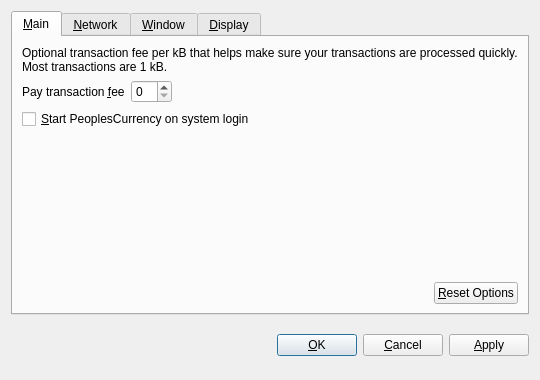
<?xml version="1.0" encoding="UTF-8"?>
<ui version="4.0">
 <class>OptionsDialog</class>
 <widget class="QDialog" name="OptionsDialog">
  <property name="geometry">
   <rect>
    <x>0</x>
    <y>0</y>
    <width>540</width>
    <height>380</height>
   </rect>
  </property>
  <property name="windowTitle">
   <string>Options</string>
  </property>
  <property name="modal">
   <bool>true</bool>
  </property>
  <layout class="QVBoxLayout" name="verticalLayout">
   <item>
    <widget class="QTabWidget" name="tabWidget">
     <property name="tabPosition">
      <enum>QTabWidget::North</enum>
     </property>
     <property name="currentIndex">
      <number>0</number>
     </property>
     <widget class="QWidget" name="tabMain">
      <attribute name="title">
       <string>&amp;Main</string>
      </attribute>
      <layout class="QVBoxLayout" name="verticalLayout_Main">
       <item>
        <widget class="QLabel" name="transactionFeeInfoLabel">
         <property name="text">
          <string>Optional transaction fee per kB that helps make sure your transactions are processed quickly. Most transactions are 1 kB.</string>
         </property>
         <property name="textFormat">
          <enum>Qt::PlainText</enum>
         </property>
         <property name="wordWrap">
          <bool>true</bool>
         </property>
        </widget>
       </item>
       <item>
        <layout class="QHBoxLayout" name="horizontalLayout_1_Main">
         <item>
          <widget class="QLabel" name="transactionFeeLabel">
           <property name="text">
            <string>Pay transaction &amp;fee</string>
           </property>
           <property name="textFormat">
            <enum>Qt::PlainText</enum>
           </property>
           <property name="buddy">
            <cstring>transactionFee</cstring>
           </property>
          </widget>
         </item>
         <item>
          <widget class="BitcoinAmountField" name="transactionFee"/>
         </item>
         <item>
          <spacer name="horizontalSpacer_1_Main">
           <property name="orientation">
            <enum>Qt::Horizontal</enum>
           </property>
           <property name="sizeHint" stdset="0">
            <size>
             <width>40</width>
             <height>20</height>
            </size>
           </property>
          </spacer>
         </item>
        </layout>
       </item>
       <item>
        <widget class="QCheckBox" name="bitcoinAtStartup">
         <property name="toolTip">
          <string>Automatically start PeoplesCurrency after logging in to the system.</string>
         </property>
         <property name="text">
          <string>&amp;Start PeoplesCurrency on system login</string>
         </property>
        </widget>
       </item>
       <item>
        <spacer name="verticalSpacer_Main">
         <property name="orientation">
          <enum>Qt::Vertical</enum>
         </property>
         <property name="sizeHint" stdset="0">
          <size>
           <width>20</width>
           <height>40</height>
          </size>
         </property>
        </spacer>
       </item>
       <item>
        <layout class="QHBoxLayout" name="horizontalLayout_2_Main">
         <item>
          <spacer name="horizontalSpacer_2_Main">
           <property name="orientation">
            <enum>Qt::Horizontal</enum>
           </property>
           <property name="sizeHint" stdset="0">
            <size>
             <width>40</width>
             <height>20</height>
            </size>
           </property>
          </spacer>
         </item>
         <item>
          <widget class="QPushButton" name="resetButton">
           <property name="toolTip">
            <string>Reset all client options to default.</string>
           </property>
           <property name="text">
            <string>&amp;Reset Options</string>
           </property>
           <property name="autoDefault">
            <bool>false</bool>
           </property>
          </widget>
         </item>
        </layout>
       </item>
      </layout>
     </widget>
     <widget class="QWidget" name="tabNetwork">
      <attribute name="title">
       <string>&amp;Network</string>
      </attribute>
      <layout class="QVBoxLayout" name="verticalLayout_Network">
       <item>
        <widget class="QCheckBox" name="mapPortUpnp">
         <property name="toolTip">
          <string>Automatically open the PeoplesCurrency client port on the router. This only works when your router supports UPnP and it is enabled.</string>
         </property>
         <property name="text">
          <string>Map port using &amp;UPnP</string>
         </property>
        </widget>
       </item>
       <item>
        <widget class="QCheckBox" name="connectSocks">
         <property name="toolTip">
          <string>Connect to the PeoplesCurrency network through a SOCKS proxy (e.g. when connecting through Tor).</string>
         </property>
         <property name="text">
          <string>&amp;Connect through SOCKS proxy:</string>
         </property>
        </widget>
       </item>
       <item>
        <layout class="QHBoxLayout" name="horizontalLayout_Network">
         <item>
          <widget class="QLabel" name="proxyIpLabel">
           <property name="text">
            <string>Proxy &amp;IP:</string>
           </property>
           <property name="textFormat">
            <enum>Qt::PlainText</enum>
           </property>
           <property name="buddy">
            <cstring>proxyIp</cstring>
           </property>
          </widget>
         </item>
         <item>
          <widget class="QValidatedLineEdit" name="proxyIp">
           <property name="maximumSize">
            <size>
             <width>140</width>
             <height>16777215</height>
            </size>
           </property>
           <property name="toolTip">
            <string>IP address of the proxy (e.g. 127.0.0.1)</string>
           </property>
          </widget>
         </item>
         <item>
          <widget class="QLabel" name="proxyPortLabel">
           <property name="text">
            <string>&amp;Port:</string>
           </property>
           <property name="textFormat">
            <enum>Qt::PlainText</enum>
           </property>
           <property name="buddy">
            <cstring>proxyPort</cstring>
           </property>
          </widget>
         </item>
         <item>
          <widget class="QLineEdit" name="proxyPort">
           <property name="maximumSize">
            <size>
             <width>55</width>
             <height>16777215</height>
            </size>
           </property>
           <property name="toolTip">
            <string>Port of the proxy (e.g. 9050)</string>
           </property>
          </widget>
         </item>
         <item>
          <widget class="QLabel" name="socksVersionLabel">
           <property name="text">
            <string>SOCKS &amp;Version:</string>
           </property>
           <property name="textFormat">
            <enum>Qt::PlainText</enum>
           </property>
           <property name="buddy">
            <cstring>socksVersion</cstring>
           </property>
          </widget>
         </item>
         <item>
          <widget class="QValueComboBox" name="socksVersion">
           <property name="toolTip">
            <string>SOCKS version of the proxy (e.g. 5)</string>
           </property>
          </widget>
         </item>
         <item>
          <spacer name="horizontalSpacer_Network">
           <property name="orientation">
            <enum>Qt::Horizontal</enum>
           </property>
           <property name="sizeHint" stdset="0">
            <size>
             <width>40</width>
             <height>20</height>
            </size>
           </property>
          </spacer>
         </item>
        </layout>
       </item>
       <item>
        <spacer name="verticalSpacer_Network">
         <property name="orientation">
          <enum>Qt::Vertical</enum>
         </property>
         <property name="sizeHint" stdset="0">
          <size>
           <width>20</width>
           <height>40</height>
          </size>
         </property>
        </spacer>
       </item>
      </layout>
     </widget>
     <widget class="QWidget" name="tabWindow">
      <attribute name="title">
       <string>&amp;Window</string>
      </attribute>
      <layout class="QVBoxLayout" name="verticalLayout_Window">
       <item>
        <widget class="QCheckBox" name="minimizeToTray">
         <property name="toolTip">
          <string>Show only a tray icon after minimizing the window.</string>
         </property>
         <property name="text">
          <string>&amp;Minimize to the tray instead of the taskbar</string>
         </property>
        </widget>
       </item>
       <item>
        <widget class="QCheckBox" name="minimizeOnClose">
         <property name="toolTip">
          <string>Minimize instead of exit the application when the window is closed. When this option is enabled, the application will be closed only after selecting Quit in the menu.</string>
         </property>
         <property name="text">
          <string>M&amp;inimize on close</string>
         </property>
        </widget>
       </item>
       <item>
        <spacer name="verticalSpacer_Window">
         <property name="orientation">
          <enum>Qt::Vertical</enum>
         </property>
         <property name="sizeHint" stdset="0">
          <size>
           <width>20</width>
           <height>40</height>
          </size>
         </property>
        </spacer>
       </item>
      </layout>
     </widget>
     <widget class="QWidget" name="tabDisplay">
      <attribute name="title">
       <string>&amp;Display</string>
      </attribute>
      <layout class="QVBoxLayout" name="verticalLayout_Display">
       <item>
        <layout class="QHBoxLayout" name="horizontalLayout_1_Display">
         <item>
          <widget class="QLabel" name="langLabel">
           <property name="text">
            <string>User Interface &amp;language:</string>
           </property>
           <property name="textFormat">
            <enum>Qt::PlainText</enum>
           </property>
           <property name="buddy">
            <cstring>lang</cstring>
           </property>
          </widget>
         </item>
         <item>
          <widget class="QValueComboBox" name="lang">
           <property name="toolTip">
            <string>The user interface language can be set here. This setting will take effect after restarting PeoplesCurrency.</string>
           </property>
          </widget>
         </item>
        </layout>
       </item>
       <item>
        <layout class="QHBoxLayout" name="horizontalLayout_2_Display">
         <item>
          <widget class="QLabel" name="unitLabel">
           <property name="text">
            <string>&amp;Unit to show amounts in:</string>
           </property>
           <property name="textFormat">
            <enum>Qt::PlainText</enum>
           </property>
           <property name="buddy">
            <cstring>unit</cstring>
           </property>
          </widget>
         </item>
         <item>
          <widget class="QValueComboBox" name="unit">
           <property name="toolTip">
            <string>Choose the default subdivision unit to show in the interface and when sending coins.</string>
           </property>
          </widget>
         </item>
        </layout>
       </item>
       <item>
        <widget class="QCheckBox" name="displayAddresses">
         <property name="toolTip">
          <string>Whether to show PeoplesCurrency addresses in the transaction list or not.</string>
         </property>
         <property name="text">
          <string>&amp;Display addresses in transaction list</string>
         </property>
        </widget>
       </item>
       <item>
        <widget class="QCheckBox" name="coinControlFeatures">
         <property name="toolTip">
          <string>Whether to show coin control features or not.</string>
         </property>
         <property name="text">
          <string>Display coin &amp;control features (experts only!)</string>
         </property>
        </widget>
       </item>
       <item>
        <spacer name="verticalSpacer_Display">
         <property name="orientation">
          <enum>Qt::Vertical</enum>
         </property>
         <property name="sizeHint" stdset="0">
          <size>
           <width>20</width>
           <height>40</height>
          </size>
         </property>
        </spacer>
       </item>
      </layout>
     </widget>
    </widget>
   </item>
   <item>
    <layout class="QHBoxLayout" name="horizontalLayout_Buttons">
     <item>
      <spacer name="horizontalSpacer_1">
       <property name="orientation">
        <enum>Qt::Horizontal</enum>
       </property>
       <property name="sizeHint" stdset="0">
        <size>
         <width>40</width>
         <height>48</height>
        </size>
       </property>
      </spacer>
     </item>
     <item>
      <widget class="QLabel" name="statusLabel">
       <property name="font">
        <font>
         <weight>75</weight>
         <bold>true</bold>
        </font>
       </property>
       <property name="text">
        <string/>
       </property>
       <property name="textFormat">
        <enum>Qt::PlainText</enum>
       </property>
       <property name="wordWrap">
        <bool>true</bool>
       </property>
      </widget>
     </item>
     <item>
      <spacer name="horizontalSpacer_2">
       <property name="orientation">
        <enum>Qt::Horizontal</enum>
       </property>
       <property name="sizeHint" stdset="0">
        <size>
         <width>40</width>
         <height>48</height>
        </size>
       </property>
      </spacer>
     </item>
     <item>
      <widget class="QPushButton" name="okButton">
       <property name="text">
        <string>&amp;OK</string>
       </property>
      </widget>
     </item>
     <item>
      <widget class="QPushButton" name="cancelButton">
       <property name="text">
        <string>&amp;Cancel</string>
       </property>
       <property name="autoDefault">
        <bool>false</bool>
       </property>
      </widget>
     </item>
     <item>
      <widget class="QPushButton" name="applyButton">
       <property name="text">
        <string>&amp;Apply</string>
       </property>
       <property name="autoDefault">
        <bool>false</bool>
       </property>
      </widget>
     </item>
    </layout>
   </item>
  </layout>
 </widget>
 <customwidgets>
  <customwidget>
   <class>BitcoinAmountField</class>
   <extends>QSpinBox</extends>
   <header>bitcoinamountfield.h</header>
  </customwidget>
  <customwidget>
   <class>QValueComboBox</class>
   <extends>QComboBox</extends>
   <header>qvaluecombobox.h</header>
  </customwidget>
  <customwidget>
   <class>QValidatedLineEdit</class>
   <extends>QLineEdit</extends>
   <header>qvalidatedlineedit.h</header>
  </customwidget>
 </customwidgets>
 <resources/>
 <connections/>
</ui>
